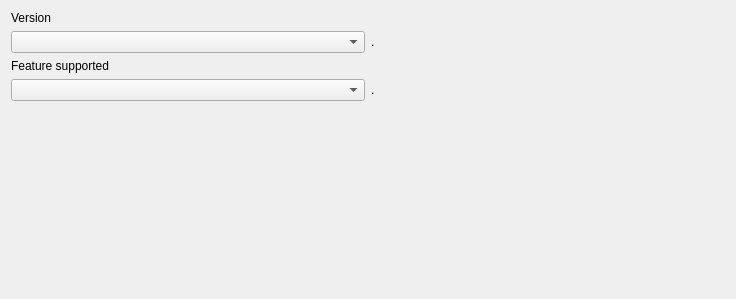
     <widget class="QWidget" name="page_2">
      <layout class="QGridLayout" name="gridLayout_3">
       <item row="0" column="0">
        <widget class="QLabel" name="label_14">
         <property name="sizePolicy">
          <sizepolicy hsizetype="Minimum" vsizetype="Fixed">
           <horstretch>0</horstretch>
           <verstretch>0</verstretch>
          </sizepolicy>
         </property>
         <property name="text">
          <string>Version</string>
         </property>
        </widget>
       </item>
       <item row="1" column="0">
        <layout class="QHBoxLayout" name="horizontalLayout_25">
         <item>
          <widget class="QComboBox" name="versionComboBox">
           <property name="sizePolicy">
            <sizepolicy hsizetype="Minimum" vsizetype="Fixed">
             <horstretch>0</horstretch>
             <verstretch>0</verstretch>
            </sizepolicy>
           </property>
           <item>
            <property name="text">
             <string/>
            </property>
           </item>
           <item>
            <property name="text">
             <string>Os</string>
            </property>
           </item>
           <item>
            <property name="text">
             <string>QtCore</string>
            </property>
           </item>
           <item>
            <property name="text">
             <string>Firmware</string>
            </property>
           </item>
           <item>
            <property name="text">
             <string>QtMobility</string>
            </property>
           </item>
          </widget>
         </item>
         <item>
          <widget class="QLabel" name="versionLineEdit">
           <property name="text">
            <string>.</string>
           </property>
          </widget>
         </item>
        </layout>
       </item>
       <item row="2" column="0">
        <widget class="QLabel" name="label_13">
         <property name="sizePolicy">
          <sizepolicy hsizetype="Minimum" vsizetype="Fixed">
           <horstretch>0</horstretch>
           <verstretch>0</verstretch>
          </sizepolicy>
         </property>
         <property name="text">
          <string>Feature supported</string>
         </property>
        </widget>
       </item>
       <item row="3" column="0">
        <layout class="QHBoxLayout" name="horizontalLayout_24">
         <item>
          <widget class="QComboBox" name="featureComboBox">
           <property name="sizePolicy">
            <sizepolicy hsizetype="Minimum" vsizetype="Fixed">
             <horstretch>0</horstretch>
             <verstretch>0</verstretch>
            </sizepolicy>
           </property>
           <item>
            <property name="text">
             <string/>
            </property>
           </item>
           <item>
            <property name="text">
             <string>Bluetooth</string>
            </property>
           </item>
           <item>
            <property name="text">
             <string>Camera</string>
            </property>
           </item>
           <item>
            <property name="text">
             <string>FmRadio</string>
            </property>
           </item>
           <item>
            <property name="text">
             <string>Irda</string>
            </property>
           </item>
           <item>
            <property name="text">
             <string>Led</string>
            </property>
           </item>
           <item>
            <property name="text">
             <string>Memcard</string>
            </property>
           </item>
           <item>
            <property name="text">
             <string>Usb</string>
            </property>
           </item>
           <item>
            <property name="text">
             <string>Vibrate</string>
            </property>
           </item>
           <item>
            <property name="text">
             <string>WLan</string>
            </property>
           </item>
           <item>
            <property name="text">
             <string>Sim</string>
            </property>
           </item>
           <item>
            <property name="text">
             <string>Location</string>
            </property>
           </item>
           <item>
            <property name="text">
             <string>VideoOut</string>
            </property>
           </item>
           <item>
            <property name="text">
             <string>Haptics</string>
            </property>
           </item>
           <item>
            <property name="text">
             <string>Fm Transmitter</string>
            </property>
           </item>
          </widget>
         </item>
         <item>
          <widget class="QLabel" name="featuresLineEdit">
           <property name="text">
            <string>.</string>
           </property>
          </widget>
         </item>
        </layout>
       </item>
       <item row="4" column="0">
        <spacer name="verticalSpacer_7">
         <property name="orientation">
          <enum>Qt::Vertical</enum>
         </property>
         <property name="sizeHint" stdset="0">
          <size>
           <width>714</width>
           <height>187</height>
          </size>
         </property>
        </spacer>
       </item>
      </layout>
     </widget>
